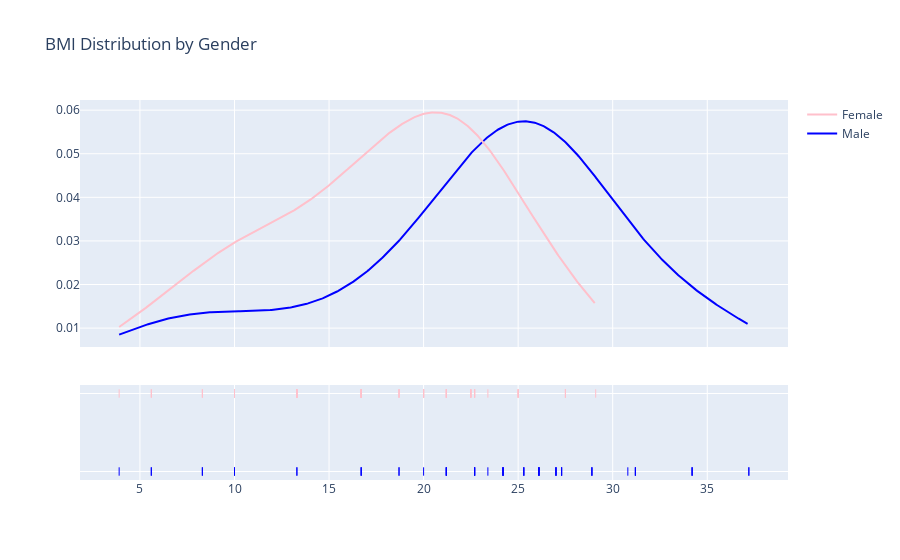

The notebook cell this image was saved under:
### Code cell
df = pd.DataFrame(df)

# Distplot çizimi
fig = ff.create_distplot([df[df['Gender']=='Male']['BMI'], df[df['Gender']=='Female']['BMI']],
                         group_labels=['Male', 'Female'], colors=['blue', 'pink'], show_hist=False)

fig.update_layout(title_text='BMI Distribution by Gender')

fig.show()

### Figure 1 — Plotly figure (JSON) as saved in the notebook; plotly's stock layout.template omitted (floating-point values rounded to 4 significant figures; data arrays with more than 128 entries replaced by an {"elided": "..."} marker saying what was removed)
{"data": [{"legendgroup": "Male", "marker": {"color": "blue"}, "mode": "lines", "name": "Male", "showlegend": true, "type": "scatter", "x": {"elided": "500 float values"}, "xaxis": "x", "y": {"elided": "500 float values"}, "yaxis": "y"}, {"legendgroup": "Female", "marker": {"color": "pink"}, "mode": "lines", "name": "Female", "showlegend": true, "type": "scatter", "x": {"elided": "500 float values"}, "xaxis": "x", "y": {"elided": "500 float values"}, "yaxis": "y"}, {"legendgroup": "Male", "marker": {"color": "blue", "symbol": "line-ns-open"}, "mode": "markers", "name": "Male", "showlegend": false, "type": "scatter", "x": [25.3, 27.3, 31.2, 34.2, 37.2, 23.4, 25.3, 27.3, 31.2, 34.2, 25.3, 27.3, 31.2, 34.2, 37.2, 24.2, 26.1, 27, 28.9, 30.8, 22.7, 24.2, 26.1, 27, 28.9, 22.7, 24.2, 26.1, 27, 28.9, 21.2, 22.7, 24.2, 26.1, 27, 18.7, 21.2, 22.7, 24.2, 26.1, 16.7, 18.7, 21.2, 10, 13.3, 16.7, 20, 21.2, 5.6, 8.3, 10, 13.3, 16.7, 3.9, 5.6, 8.3], "xaxis": "x", "y": ["Male", "Male", "Male", "Male", "Male", "Male", "Male", "Male", "Male", "Male", "Male", "Male", "Male", "Male", "Male", "Male", "Male", "Male", "Male", "Male", "Male", "Male", "Male", "Male", "Male", "Male", "Male", "Male", "Male", "Male", "Male", "Male", "Male", "Male", "Male", "Male", "Male", "Male", "Male", "Male", "Male", "Male", "Male", "Male", "Male", "Male", "Male", "Male", "Male", "Male", "Male", "Male", "Male", "Male", "Male", "Male"], "yaxis": "y2"}, {"legendgroup": "Female", "marker": {"color": "pink", "symbol": "line-ns-open"}, "mode": "markers", "name": "Female", "showlegend": false, "type": "scatter", "x": [22.5, 20, 16.7, 13.3, 10, 20, 22.5, 20, 16.7, 13.3, 22.5, 20, 16.7, 13.3, 21.2, 25, 27.5, 29.1, 18.7, 21.2, 22.7, 25, 27.5, 18.7, 21.2, 22.7, 25, 27.5, 16.7, 18.7, 21.2, 22.7, 25, 13.3, 16.7, 20, 22.5, 23.4, 10, 13.3, 8.3, 10, 16.7, 16.7, 16.7, 5.6, 8.3, 10, 13.3, 10, 3.9, 5.6], "xaxis": "x", "y": ["Female", "Female", "Female", "Female", "Female", "Female", "Female", "Female", "Female", "Female", "Female", "Female", "Female", "Female", "Female", "Female", "Female", "Female", "Female", "Female", "Female", "Female", "Female", "Female", "Female", "Female", "Female", "Female", "Female", "Female", "Female", "Female", "Female", "Female", "Female", "Female", "Female", "Female", "Female", "Female", "Female", "Female", "Female", "Female", "Female", "Female", "Female", "Female", "Female", "Female", "Female", "Female"], "yaxis": "y2"}], "layout": {"barmode": "overlay", "hovermode": "closest", "legend": {"traceorder": "reversed"}, "title": {"text": "BMI Distribution by Gender"}, "xaxis": {"anchor": "y2", "domain": [0, 1], "zeroline": false}, "yaxis": {"anchor": "free", "domain": [0.35, 1], "position": 0}, "yaxis2": {"anchor": "x", "domain": [0, 0.25], "dtick": 1, "showticklabels": false}}}
